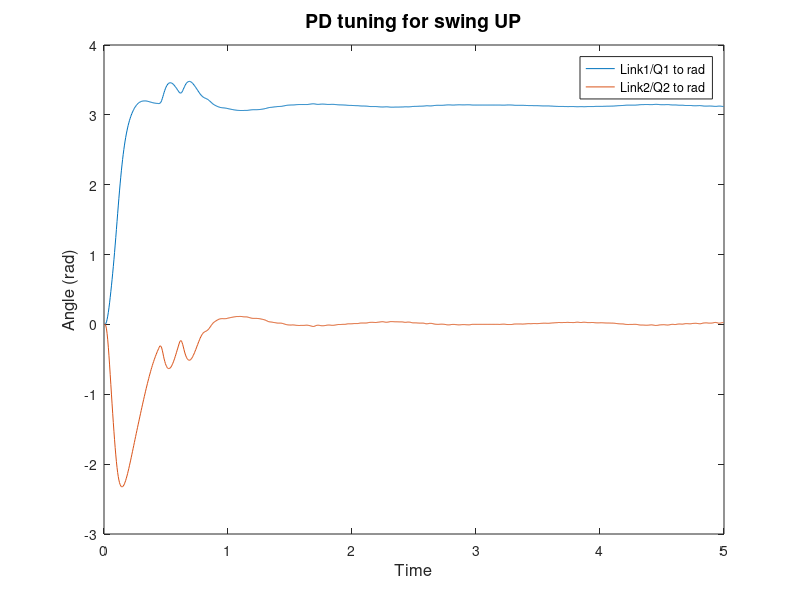

This chart was generated by the following MATLAB code:
Time =0.0:0.0050:4.995;
Link1_Q1_to_rad= [
0.0
0.0
0.00251328
0.01382304
0.03644256
0.07162848000000001
0.11812416
0.17341632
0.23876160000000002
0.30913344000000004
0.38704512
0.46872672000000004
0.5529216
0.6408864000000001
0.73262112
0.82686912
0.92614368
1.0291881600000001
1.13600256
1.2453302400000001
1.35842784
1.47152544
1.58462304
1.696464
1.80579168
1.9113494400000002
2.01188064
2.10738528
2.19912
2.2833148800000003
2.3624832000000002
2.43662496
2.50448352
2.56731552
2.6251209600000003
2.6778998400000003
2.7269088
2.7708912000000003
2.8123603200000002
2.8500595200000003
2.8852454400000003
2.91666144
2.94556416
2.9732102400000002
2.9970864
3.0197059200000003
3.0410688
3.0599184
3.0775113600000004
3.09384768
3.10892736
3.1214937600000003
3.13406016
3.1453699200000003
3.15542304
3.16421952
3.1717593600000002
3.17804256
3.1830691200000003
3.18809568
3.1918656000000003
3.1943788800000004
3.19689216
3.1981488000000002
3.19940544
3.19940544
3.19940544
3.19940544
3.19940544
3.19689216
3.19563552
3.19312224
3.19060896
3.18809568
3.1855824
3.1830691200000003
3.1805558400000002
3.17804256
3.17552928
3.173016
3.1717593600000002
3.16924608
3.16798944
3.1667328
3.1654761600000003
3.16421952
3.16421952
3.1629628800000003
3.16170624
3.16170624
3.1654761600000003
3.173016
3.1855824
3.2069452800000002
3.23207808
3.2622374400000003
3.2923968
3.32255616
3.35020224
3.3740784
3.39544128
3.4142908800000003
3.4281139200000004
3.4406803200000002
3.4494768000000002
3.45576
3.45952992
3.45952992
3.4582732800000002
3.45576
3.45073344
3.4431936000000003
3.43565376
3.4256006400000003
3.41554752
3.40298112
3.39167136
3.3791049600000003
3.36528192
3.3527155200000003
3.33889248
3.3263260800000003
3.3175296000000003
3.3112464000000004
3.3112464000000004
3.31878624
3.330096
3.34768896
3.3677952
3.3879014400000003
3.40675104
3.424344
3.4406803200000002
3.45324672
3.4632998400000004
3.47083968
3.47586624
3.4783795200000003
3.47963616
3.47712288
3.47335296
3.4670697600000002
3.45952992
3.45073344
3.4406803200000002
3.42937056
3.4180608
3.4054944000000003
3.39167136
3.3791049600000003
3.36528192
3.35145888
3.33889248
3.32506944
3.31250304
3.2999366400000003
3.2886268800000003
3.27857376
3.26977728
3.2609808
3.2546976
3.2484144
3.24338784
3.23961792
3.2358480000000003
3.23207808
3.2270515200000003
3.22202496
3.2169984
3.2094585600000003
3.20191872
3.1943788800000004
3.1855824
3.17804256
3.16924608
3.16170624
3.1541664000000003
3.1478832000000003
3.14285664
3.13783008
3.13280352
3.1290336
3.12400704
3.12023712
3.1164672
3.11395392
3.1101840000000003
3.10767072
3.10515744
3.1039008000000003
3.10264416
3.1013875200000003
3.10013088
3.10013088
3.0988742400000002
3.0976176
3.09636096
3.0951043200000004
3.09384768
3.0913344
3.08882112
3.08756448
3.0850512
3.0837945600000003
3.0812812800000002
3.08002464
3.0775113600000004
3.07625472
3.0749980800000003
3.0724848000000002
3.07122816
3.06997152
3.06871488
3.06745824
3.0662016000000003
3.06494496
3.06494496
3.0636883200000002
3.0636883200000002
3.06243168
3.06243168
3.06243168
3.06243168
3.06243168
3.06243168
3.06243168
3.0636883200000002
3.0636883200000002
3.0636883200000002
3.0636883200000002
3.0636883200000002
3.0636883200000002
3.06494496
3.0662016000000003
3.06745824
3.06871488
3.06997152
3.07122816
3.0724848000000002
3.0724848000000002
3.07374144
3.07374144
3.07374144
3.07374144
3.07374144
3.07374144
3.07374144
3.07374144
3.0749980800000003
3.0749980800000003
3.07625472
3.07625472
3.0775113600000004
3.078768
3.08002464
3.0812812800000002
3.08253792
3.0837945600000003
3.0863078400000004
3.08756448
3.0900777600000002
3.0913344
3.09384768
3.0976176
3.0988742400000002
3.1013875200000003
3.1039008000000003
3.10515744
3.10641408
3.10767072
3.10767072
3.10892736
3.1101840000000003
3.11144064
3.1126972800000003
3.11395392
3.11521056
3.11521056
3.1164672
3.11772384
3.1189804800000003
3.1189804800000003
3.12023712
3.12023712
3.12023712
3.1214937600000003
3.1214937600000003
3.1227504
3.12526368
3.12652032
3.1277769600000003
3.1302902400000003
3.13154688
3.13406016
3.1353168
3.1365734400000003
3.13783008
3.1390867200000003
3.1390867200000003
3.14034336
3.14034336
3.14034336
3.1416
3.1416
3.1416
3.1416
3.1416
3.14285664
3.14411328
3.14411328
3.1453699200000003
3.14662656
3.14662656
3.14662656
3.1478832000000003
3.1478832000000003
3.1478832000000003
3.1478832000000003
3.1478832000000003
3.1478832000000003
3.1478832000000003
3.1478832000000003
3.1478832000000003
3.1478832000000003
3.1478832000000003
3.1478832000000003
3.1478832000000003
3.1478832000000003
3.1478832000000003
3.14913984
3.15039648
3.15165312
3.15290976
3.1541664000000003
3.15542304
3.1566796800000003
3.15793632
3.15793632
3.15793632
3.15793632
3.1566796800000003
3.1541664000000003
3.15290976
3.15165312
3.15039648
3.15039648
3.15039648
3.15039648
3.15165312
3.15290976
3.15290976
3.1541664000000003
3.1541664000000003
3.1541664000000003
3.1541664000000003
3.15290976
3.15290976
3.15165312
3.15165312
3.15039648
3.14913984
3.14913984
3.14913984
3.14913984
3.14913984
3.14913984
3.15039648
3.15039648
3.15039648
3.15039648
3.15039648
3.14913984
3.14913984
3.1478832000000003
3.14662656
3.14662656
3.1453699200000003
3.14411328
3.14411328
3.14285664
3.14285664
3.14285664
3.14285664
3.14285664
3.1416
3.1416
3.1416
3.14034336
3.14034336
3.14034336
3.1390867200000003
3.1390867200000003
3.13783008
3.1365734400000003
3.1365734400000003
3.1353168
3.1353168
3.1353168
3.1353168
3.1353168
3.13406016
3.13406016
3.13406016
3.13280352
3.13280352
3.13280352
3.13154688
3.13154688
3.13154688
3.13154688
3.1302902400000003
3.1302902400000003
3.1290336
3.1277769600000003
3.1277769600000003
3.12652032
3.12652032
3.12652032
3.12652032
3.12652032
3.12652032
3.12526368
3.12526368
3.12526368
3.12400704
3.12400704
3.1227504
3.1214937600000003
3.12023712
3.12023712
3.1189804800000003
3.1189804800000003
3.1189804800000003
3.1189804800000003
3.1189804800000003
3.1189804800000003
3.1189804800000003
3.1189804800000003
3.1189804800000003
3.1189804800000003
3.11772384
3.11772384
3.1164672
3.11521056
3.11521056
3.11395392
3.11395392
3.1126972800000003
3.1126972800000003
3.1126972800000003
3.1126972800000003
3.1126972800000003
3.11395392
3.11395392
3.11521056
3.11521056
3.11521056
3.11521056
3.11395392
3.1126972800000003
3.1126972800000003
3.11144064
3.1101840000000003
3.1101840000000003
3.1101840000000003
3.1101840000000003
3.1101840000000003
3.1101840000000003
3.1101840000000003
3.11144064
3.11144064
3.11144064
3.11144064
3.11144064
3.11144064
3.11144064
3.11144064
3.1126972800000003
3.11144064
3.1126972800000003
3.1126972800000003
3.1126972800000003
3.1126972800000003
3.11395392
3.11395392
3.11521056
3.11521056
3.11521056
3.11521056
3.11521056
3.11395392
3.11395392
3.11521056
3.11521056
3.1164672
3.1164672
3.11772384
3.12023712
3.12023712
3.12023712
3.1214937600000003
3.1214937600000003
3.1214937600000003
3.1214937600000003
3.1214937600000003
3.1227504
3.1227504
3.1227504
3.12400704
3.12400704
3.12400704
3.12400704
3.12400704
3.12526368
3.12526368
3.12526368
3.12652032
3.12652032
3.1277769600000003
3.1290336
3.1302902400000003
3.1302902400000003
3.1302902400000003
3.1290336
3.1290336
3.1277769600000003
3.1277769600000003
3.1277769600000003
3.1290336
3.1290336
3.1302902400000003
3.13154688
3.13280352
3.13406016
3.1353168
3.1353168
3.1365734400000003
3.1365734400000003
3.1365734400000003
3.13783008
3.1365734400000003
3.1365734400000003
3.1365734400000003
3.1365734400000003
3.1365734400000003
3.1365734400000003
3.1365734400000003
3.13783008
3.13783008
3.1390867200000003
3.1390867200000003
3.14034336
3.1416
3.1416
3.14285664
3.14285664
3.14285664
3.14285664
3.14285664
3.1416
3.1416
3.14034336
3.14034336
3.14034336
3.14034336
3.14034336
3.1416
3.1416
3.14285664
3.14285664
3.14285664
3.14411328
3.14411328
3.14411328
3.14411328
3.14411328
3.14285664
3.14285664
3.14285664
3.14285664
3.14285664
3.14285664
3.14285664
3.14285664
3.14411328
3.14411328
3.14411328
3.14411328
3.14411328
3.14411328
3.14411328
3.14285664
3.14285664
3.1416
3.14034336
3.14034336
3.14034336
3.14034336
3.14034336
3.14034336
3.14034336
3.14034336
3.14034336
3.14034336
3.14034336
3.14034336
3.14034336
3.14034336
3.14034336
3.14034336
3.14034336
3.14034336
3.14034336
3.14034336
3.14034336
3.14034336
3.14034336
3.14034336
3.14034336
3.14034336
3.14034336
3.14034336
3.14034336
3.14034336
3.14034336
3.14034336
3.14034336
3.14034336
3.14034336
3.14034336
3.14034336
3.14034336
3.14034336
3.14034336
3.14034336
3.14034336
3.14034336
3.14034336
3.14034336
3.14034336
3.14034336
3.1390867200000003
3.1390867200000003
3.1390867200000003
3.1390867200000003
3.1390867200000003
3.1390867200000003
3.1390867200000003
3.14034336
3.14034336
3.1416
3.1416
3.1416
3.1416
3.1416
3.1416
3.1416
3.14034336
3.14034336
3.14034336
3.1390867200000003
3.13783008
3.13783008
3.1365734400000003
3.1365734400000003
3.1365734400000003
3.1365734400000003
3.1365734400000003
3.1365734400000003
3.1365734400000003
3.1365734400000003
3.1365734400000003
3.1365734400000003
3.1365734400000003
3.1365734400000003
3.1365734400000003
3.1365734400000003
3.1365734400000003
3.1353168
3.1353168
3.1353168
3.13406016
3.13406016
3.13406016
3.13280352
3.13280352
3.13280352
3.13280352
3.13280352
3.13280352
3.13280352
3.13280352
3.13154688
3.13154688
3.13154688
3.13154688
3.13154688
3.13154688
3.13154688
3.13154688
3.13154688
3.1302902400000003
3.1302902400000003
3.1302902400000003
3.1290336
3.1290336
3.1290336
3.1277769600000003
3.1277769600000003
3.1277769600000003
3.1277769600000003
3.1277769600000003
3.1277769600000003
3.1277769600000003
3.1277769600000003
3.1277769600000003
3.1277769600000003
3.1277769600000003
3.1277769600000003
3.12652032
3.12652032
3.12526368
3.12526368
3.12526368
3.12400704
3.12400704
3.1227504
3.1227504
3.1227504
3.1214937600000003
3.1214937600000003
3.1214937600000003
3.1214937600000003
3.12023712
3.12023712
3.12023712
3.12023712
3.12023712
3.12023712
3.12023712
3.12023712
3.12023712
3.1189804800000003
3.1189804800000003
3.1189804800000003
3.1189804800000003
3.1189804800000003
3.1189804800000003
3.11772384
3.11772384
3.1189804800000003
3.1189804800000003
3.1189804800000003
3.1189804800000003
3.1189804800000003
3.1189804800000003
3.1189804800000003
3.1189804800000003
3.1189804800000003
3.11772384
3.11772384
3.11772384
3.1164672
3.1164672
3.1164672
3.1164672
3.1164672
3.11772384
3.11772384
3.11772384
3.11772384
3.11772384
3.11772384
3.1164672
3.1164672
3.1164672
3.1164672
3.11772384
3.11772384
3.11772384
3.1189804800000003
3.1189804800000003
3.1189804800000003
3.1189804800000003
3.1189804800000003
3.1189804800000003
3.1189804800000003
3.1189804800000003
3.1189804800000003
3.1189804800000003
3.1189804800000003
3.12023712
3.12023712
3.1214937600000003
3.1214937600000003
3.1214937600000003
3.1214937600000003
3.1214937600000003
3.1214937600000003
3.1214937600000003
3.1214937600000003
3.1214937600000003
3.1214937600000003
3.1214937600000003
3.1214937600000003
3.1214937600000003
3.1227504
3.1227504
3.1227504
3.1227504
3.12400704
3.12400704
3.12400704
3.12400704
3.12400704
3.12400704
3.12400704
3.12526368
3.12526368
3.12526368
3.12526368
3.12526368
3.12652032
3.12652032
3.1277769600000003
3.1277769600000003
3.1290336
3.1290336
3.1302902400000003
3.13154688
3.13154688
3.13154688
3.13280352
3.13280352
3.13280352
3.13406016
3.13406016
3.13406016
3.1353168
3.1353168
3.1365734400000003
3.13783008
3.13783008
3.1390867200000003
3.1390867200000003
3.1390867200000003
3.1390867200000003
3.1390867200000003
3.1390867200000003
3.1390867200000003
3.1390867200000003
3.1390867200000003
3.1390867200000003
3.1390867200000003
3.1390867200000003
3.1390867200000003
3.1390867200000003
3.1390867200000003
3.14034336
3.14034336
3.1416
3.1416
3.14285664
3.14411328
3.1453699200000003
3.1453699200000003
3.1453699200000003
3.14662656
3.14662656
3.14662656
3.14662656
3.14662656
3.1478832000000003
3.1478832000000003
3.1478832000000003
3.1478832000000003
3.1478832000000003
3.1478832000000003
3.1478832000000003
3.14662656
3.14662656
3.14662656
3.14662656
3.14662656
3.14662656
3.14662656
3.1478832000000003
3.14913984
3.14913984
3.15039648
3.15039648
3.15039648
3.15039648
3.14913984
3.14913984
3.1478832000000003
3.14662656
3.14662656
3.1453699200000003
3.1453699200000003
3.1453699200000003
3.1453699200000003
3.1453699200000003
3.1453699200000003
3.1453699200000003
3.1453699200000003
3.14662656
3.14662656
3.14662656
3.14662656
3.14662656
3.14662656
3.1453699200000003
3.14411328
3.14285664
3.14285664
3.1416
3.1416
3.1416
3.1416
3.1416
3.1416
3.1416
3.1416
3.14034336
3.1390867200000003
3.1390867200000003
3.13783008
3.13783008
3.13783008
3.13783008
3.13783008
3.13783008
3.13783008
3.13783008
3.1365734400000003
3.1353168
3.1353168
3.13406016
3.13406016
3.13406016
3.13406016
3.13406016
3.13406016
3.13406016
3.13406016
3.13406016
3.13406016
3.13280352
3.13154688
3.13154688
3.1302902400000003
3.1302902400000003
3.1302902400000003
3.1302902400000003
3.1302902400000003
3.1302902400000003
3.13154688
3.13154688
3.13154688
3.13280352
3.13280352
3.13154688
3.13154688
3.1302902400000003
3.1290336
3.1277769600000003
3.12652032
3.12526368
3.12526368
3.12526368
3.12526368
3.12526368
3.12526368
3.12526368
3.12652032
3.12652032
3.12652032
3.12652032
3.12526368
3.12526368
3.12526368
3.12400704
3.1227504
3.1227504
3.1214937600000003
3.1214937600000003
3.1214937600000003
3.1214937600000003
3.1227504
3.12400704
3.12526368
3.12526368
3.12526368
3.12526368
3.12400704
3.1227504
3.1214937600000003
3.12023712
3.12023712
];
Link2_Q2_to_rad= [
0.0
0.0
0.0
-0.02136288
-0.06408864
-0.13194720000000001
-0.219912
-0.32672640000000003
-0.44862048000000004
-0.57931104
-0.7175414400000001
-0.8570284800000001
-0.99777216
-1.13600256
-1.2717196800000001
-1.40241024
-1.52933088
-1.6499683200000002
-1.76306592
-1.86736704
-1.9641283200000001
-2.04706656
-2.11869504
-2.17775712
-2.22676608
-2.26446528
-2.2921113600000003
-2.31096096
-2.32227072
-2.324784
-2.32227072
-2.31347424
-2.2996512
-2.2808016
-2.25818208
-2.23179264
-2.2016332800000002
-2.17021728
-2.136288
-2.09984544
-2.06214624
-2.0231904000000003
-1.9829779200000002
-1.94276544
-1.9012963200000002
-1.85857056
-1.81710144
-1.7743756800000001
-1.7316499200000002
-1.68892416
-1.6461984
-1.6034726400000001
-1.56200352
-1.51927776
-1.4778086400000001
-1.43633952
-1.3948704
-1.35465792
-1.3131888
-1.2717196800000001
-1.2315072
-1.19003808
-1.15108224
-1.1108697600000002
-1.07191392
-1.03295808
-0.99400224
-0.95630304
-0.9186038400000001
-0.88216128
-0.8469753600000001
-0.8117894400000001
-0.77660352
-0.74267424
-0.7100016
-0.67732896
-0.64591296
-0.6157536
-0.5868508800000001
-0.55794816
-0.53155872
-0.50516928
-0.48003648000000004
-0.45616032
-0.43228416000000003
-0.40966464
-0.38830176
-0.36819552
-0.34683264
-0.32798304
-0.31039008
-0.30662016000000003
-0.31416
-0.33552288
-0.36945216000000003
-0.40966464
-0.45490368000000003
-0.49385952
-0.52904544
-0.5592048000000001
-0.5843376
-0.6031872
-0.6182668800000001
-0.6270633600000001
-0.6320899200000001
-0.6320899200000001
-0.62832
-0.62078016
-0.6094704000000001
-0.59439072
-0.57679776
-0.55669152
-0.534072
-0.5101958400000001
-0.4838064
-0.45616032
-0.4272576
-0.39835488
-0.36819552
-0.3392928
-0.30913344000000004
-0.27897408
-0.25258464
-0.23624832
-0.23122176
-0.24001824000000002
-0.26012448
-0.28902720000000004
-0.32295648
-0.35939904
-0.39458496000000004
-0.42348768000000003
-0.44987712
-0.47124000000000005
-0.48883296000000004
-0.50014272
-0.5089392
-0.51270912
-0.51270912
-0.5089392
-0.5013993600000001
-0.4900896
-0.47752320000000004
-0.46118688
-0.44359392000000003
-0.42474432
-0.40338144000000004
-0.38201856
-0.35939904
-0.33552288
-0.31164672
-0.28902720000000004
-0.26515104
-0.24253152
-0.219912
-0.19854912
-0.17969952
-0.16210656
-0.14577024
-0.13320384000000002
-0.12189408
-0.11435424000000001
-0.10807104000000001
-0.10304448000000001
-0.09927456
-0.094248
-0.08922144
-0.08168160000000001
-0.07414176
-0.06408864
-0.05277888
-0.04021248
-0.02764608
-0.01382304
-0.00125664
0.01005312
0.02010624
0.02890272
0.03518592
0.041469120000000005
0.04775232
0.05277888
0.05906208
0.06408864
0.06785856
0.07288512
0.07665504000000001
0.07916832
0.08168160000000001
0.08168160000000001
0.08293824000000001
0.08293824000000001
0.08293824000000001
0.08168160000000001
0.08168160000000001
0.08168160000000001
0.08293824000000001
0.08293824000000001
0.08545152
0.08796480000000001
0.09047808
0.09173472
0.094248
0.09550464
0.09801792000000001
0.09927456
0.10178784
0.10304448000000001
0.10430112000000001
0.1068144
0.10807104000000001
0.10932768000000001
0.11058432
0.11184096
0.1130976
0.1130976
0.1130976
0.1130976
0.11435424000000001
0.11435424000000001
0.11435424000000001
0.11435424000000001
0.1130976
0.11184096
0.11058432
0.10932768000000001
0.10807104000000001
0.10807104000000001
0.10807104000000001
0.10807104000000001
0.10807104000000001
0.1068144
0.10430112000000001
0.10178784
0.09927456
0.09676128
0.094248
0.09173472
0.08922144
0.08796480000000001
0.08670816
0.08670816
0.08670816
0.08670816
0.08670816
0.08670816
0.08670816
0.08545152
0.08545152
0.08419488
0.08293824000000001
0.08168160000000001
0.08042496
0.07791168
0.07665504000000001
0.07414176
0.07288512
0.07037184
0.06785856
0.06534528
0.062832
0.05906208
0.054035520000000004
0.0502656
0.04523904
0.041469120000000005
0.03895584
0.03644256
0.03644256
0.03518592
0.03392928
0.03267264
0.031416
0.02890272
0.02764608
0.02638944
0.0251328
0.02387616
0.02136288
0.02010624
0.0188496
0.0188496
0.0188496
0.0188496
0.0188496
0.0188496
0.01759296
0.01633632
0.01382304
0.01130976
0.00879648
0.0062832
0.00251328
0.0
-0.00251328
-0.0037699200000000004
-0.0062832
-0.0062832
-0.007539840000000001
-0.007539840000000001
-0.00879648
-0.00879648
-0.00879648
-0.007539840000000001
-0.007539840000000001
-0.0062832
-0.007539840000000001
-0.00879648
-0.01005312
-0.01130976
-0.0125664
-0.01382304
-0.01382304
-0.01382304
-0.015079680000000002
-0.015079680000000002
-0.015079680000000002
-0.01382304
-0.01382304
-0.01382304
-0.01382304
-0.01382304
-0.01382304
-0.01382304
-0.0125664
-0.01130976
-0.01130976
-0.01005312
-0.01130976
-0.0125664
-0.01382304
-0.015079680000000002
-0.01759296
-0.02010624
-0.02261952
-0.0251328
-0.02764608
-0.02890272
-0.02890272
-0.02764608
-0.02387616
-0.02010624
-0.01633632
-0.01382304
-0.01130976
-0.01130976
-0.01130976
-0.0125664
-0.01382304
-0.01633632
-0.01759296
-0.0188496
-0.0188496
-0.0188496
-0.0188496
-0.01759296
-0.01633632
-0.015079680000000002
-0.01382304
-0.01130976
-0.01005312
-0.00879648
-0.00879648
-0.00879648
-0.00879648
-0.01005312
-0.01130976
-0.0125664
-0.0125664
-0.0125664
-0.0125664
-0.01130976
-0.01005312
-0.00879648
-0.007539840000000001
-0.00502656
-0.0037699200000000004
-0.00251328
-0.00125664
-0.00125664
-0.00125664
-0.00125664
-0.00125664
0.0
0.0
0.00125664
0.00125664
0.00125664
0.00125664
0.00125664
0.00251328
0.00502656
0.0062832
0.00879648
0.00879648
0.00879648
0.00879648
0.00879648
0.00879648
0.00879648
0.01005312
0.01005312
0.01130976
0.0125664
0.0125664
0.0125664
0.0125664
0.0125664
0.0125664
0.0125664
0.01382304
0.015079680000000002
0.01759296
0.0188496
0.02010624
0.02010624
0.02010624
0.02010624
0.02010624
0.02010624
0.02010624
0.02010624
0.02010624
0.02010624
0.02136288
0.02261952
0.0251328
0.02638944
0.02890272
0.02890272
0.030159360000000003
0.030159360000000003
0.030159360000000003
0.030159360000000003
0.030159360000000003
0.02890272
0.02890272
0.02764608
0.02764608
0.02890272
0.02890272
0.031416
0.031416
0.03267264
0.03392928
0.03518592
0.03644256
0.0376992
0.03895584
0.03895584
0.03895584
0.0376992
0.03518592
0.03392928
0.031416
0.031416
0.031416
0.031416
0.03392928
0.03518592
0.03644256
0.03895584
0.04021248
0.04021248
0.04021248
0.04021248
0.04021248
0.03895584
0.03895584
0.0376992
0.0376992
0.0376992
0.0376992
0.0376992
0.0376992
0.03644256
0.03644256
0.03644256
0.03644256
0.03644256
0.03644256
0.03644256
0.03518592
0.03392928
0.031416
0.030159360000000003
0.030159360000000003
0.030159360000000003
0.031416
0.03267264
0.03392928
0.03392928
0.03267264
0.03267264
0.031416
0.02890272
0.02638944
0.02387616
0.02261952
0.02261952
0.02261952
0.02261952
0.02261952
0.02261952
0.02136288
0.02136288
0.02010624
0.02010624
0.0188496
0.0188496
0.0188496
0.0188496
0.0188496
0.0188496
0.0188496
0.0188496
0.01759296
0.015079680000000002
0.0125664
0.01005312
0.00879648
0.00879648
0.01005312
0.01130976
0.01382304
0.015079680000000002
0.01633632
0.015079680000000002
0.015079680000000002
0.01382304
0.01130976
0.01005312
0.007539840000000001
0.00502656
0.0037699200000000004
0.00251328
0.00251328
0.00125664
0.00125664
0.00125664
0.00125664
0.00251328
0.00251328
0.0037699200000000004
0.0037699200000000004
0.0037699200000000004
0.0037699200000000004
0.00251328
0.00251328
0.00125664
0.0
-0.00125664
-0.0037699200000000004
-0.00502656
-0.0062832
-0.0062832
-0.0062832
-0.0062832
-0.00502656
-0.0037699200000000004
-0.00125664
-0.00125664
0.0
0.0
0.0
0.0
-0.00125664
-0.00251328
-0.00251328
-0.0037699200000000004
-0.00502656
-0.0062832
-0.0062832
-0.0062832
-0.0062832
-0.00502656
-0.0037699200000000004
-0.0037699200000000004
-0.00251328
-0.00251328
-0.00251328
-0.00251328
-0.00251328
-0.0037699200000000004
-0.0037699200000000004
-0.00502656
-0.00502656
-0.00502656
-0.0062832
-0.0062832
-0.00502656
-0.0037699200000000004
-0.00125664
0.0
0.00125664
0.00125664
0.00125664
0.00125664
0.00125664
0.00125664
0.00125664
0.00125664
0.00125664
0.00125664
0.00125664
0.00125664
0.00125664
0.00125664
0.00125664
0.00125664
0.00125664
0.00125664
0.00125664
0.00125664
0.00125664
0.00125664
0.00125664
0.00125664
0.00125664
0.00125664
0.00125664
0.00125664
0.00125664
0.00125664
0.00125664
0.00125664
0.00125664
0.00125664
0.00125664
0.00125664
0.00125664
0.00125664
0.00125664
0.00125664
0.00125664
0.00125664
0.00125664
0.0
0.0
0.00125664
0.00125664
0.00251328
0.00251328
0.0037699200000000004
0.0037699200000000004
0.0037699200000000004
0.0037699200000000004
0.00251328
0.00125664
0.0
0.0
-0.00125664
-0.00125664
-0.00125664
-0.00125664
-0.00125664
-0.00125664
-0.00125664
0.0
0.00125664
0.00251328
0.00502656
0.00502656
0.0062832
0.0062832
0.0062832
0.0062832
0.0062832
0.0062832
0.0062832
0.0062832
0.0062832
0.0062832
0.0062832
0.00502656
0.00502656
0.00502656
0.0062832
0.0062832
0.007539840000000001
0.007539840000000001
0.00879648
0.01005312
0.01005312
0.01130976
0.01130976
0.01130976
0.01005312
0.01005312
0.01005312
0.01130976
0.01130976
0.0125664
0.0125664
0.0125664
0.0125664
0.0125664
0.01130976
0.01130976
0.01130976
0.0125664
0.0125664
0.01382304
0.01382304
0.015079680000000002
0.015079680000000002
0.01633632
0.01633632
0.01759296
0.01759296
0.01759296
0.01759296
0.01759296
0.01759296
0.01633632
0.01633632
0.01633632
0.01633632
0.01633632
0.01759296
0.0188496
0.0188496
0.02010624
0.02136288
0.02136288
0.02261952
0.02261952
0.02387616
0.02387616
0.0251328
0.0251328
0.0251328
0.02638944
0.02764608
0.02764608
0.02764608
0.02638944
0.02638944
0.02638944
0.02638944
0.02638944
0.02764608
0.02764608
0.02764608
0.02764608
0.02764608
0.02890272
0.02890272
0.030159360000000003
0.02890272
0.02890272
0.02764608
0.02764608
0.02764608
0.02764608
0.02764608
0.02638944
0.02638944
0.02764608
0.02764608
0.02890272
0.030159360000000003
0.031416
0.03267264
0.03267264
0.031416
0.030159360000000003
0.02890272
0.02764608
0.02764608
0.02764608
0.02890272
0.030159360000000003
0.031416
0.031416
0.031416
0.030159360000000003
0.030159360000000003
0.02890272
0.02764608
0.02638944
0.02638944
0.02638944
0.02638944
0.02638944
0.02638944
0.02764608
0.02764608
0.02764608
0.02764608
0.02638944
0.0251328
0.02387616
0.02387616
0.02261952
0.02261952
0.02261952
0.02261952
0.02261952
0.02261952
0.02387616
0.02387616
0.02387616
0.02387616
0.02387616
0.02261952
0.02261952
0.02136288
0.02136288
0.02136288
0.02010624
0.02010624
0.02010624
0.02010624
0.02010624
0.02010624
0.02010624
0.0188496
0.0188496
0.0188496
0.0188496
0.0188496
0.01759296
0.01759296
0.01633632
0.015079680000000002
0.01382304
0.0125664
0.01130976
0.01005312
0.01005312
0.00879648
0.00879648
0.007539840000000001
0.007539840000000001
0.007539840000000001
0.007539840000000001
0.007539840000000001
0.0062832
0.0037699200000000004
0.00251328
0.00125664
0.0
0.0
-0.00125664
0.0
-0.00125664
0.0
0.0
0.0
0.0
0.0
0.0
0.0
0.00125664
0.00125664
0.00125664
0.00125664
0.00125664
0.0
-0.00125664
-0.00251328
-0.00502656
-0.0062832
-0.007539840000000001
-0.00879648
-0.00879648
-0.00879648
-0.00879648
-0.00879648
-0.00879648
-0.01005312
-0.01005312
-0.01130976
-0.01130976
-0.01130976
-0.01130976
-0.01130976
-0.01005312
-0.00879648
-0.00879648
-0.007539840000000001
-0.0062832
-0.0062832
-0.0062832
-0.007539840000000001
-0.01005312
-0.01130976
-0.0125664
-0.01382304
-0.015079680000000002
-0.01382304
-0.01382304
-0.0125664
-0.01130976
-0.00879648
-0.007539840000000001
-0.0062832
-0.0062832
-0.00502656
-0.00502656
-0.00502656
-0.0037699200000000004
-0.0037699200000000004
-0.00502656
-0.00502656
-0.0062832
-0.007539840000000001
-0.00879648
-0.00879648
-0.00879648
-0.007539840000000001
-0.00502656
-0.0037699200000000004
-0.00125664
0.0
0.00125664
0.00125664
0.00125664
0.0
-0.00125664
-0.00125664
-0.00125664
0.0
0.00251328
0.0037699200000000004
0.00502656
0.0062832
0.0062832
0.0062832
0.00502656
0.00502656
0.0037699200000000004
0.0037699200000000004
0.00502656
0.0062832
0.00879648
0.01005312
0.01130976
0.01130976
0.01130976
0.01130976
0.01005312
0.01005312
0.00879648
0.00879648
0.00879648
0.01005312
0.01130976
0.01382304
0.01382304
0.015079680000000002
0.015079680000000002
0.01633632
0.01633632
0.01633632
0.015079680000000002
0.01382304
0.0125664
0.01130976
0.01005312
0.00879648
0.01005312
0.01130976
0.01382304
0.01633632
0.0188496
0.02010624
0.02136288
0.02136288
0.02261952
0.02261952
0.02261952
0.02136288
0.02010624
0.0188496
0.0188496
0.0188496
0.0188496
0.0188496
0.0188496
0.02010624
0.02136288
0.02387616
0.02638944
0.02764608
0.02890272
0.02764608
0.02638944
0.02387616
0.02010624
0.0188496
0.01759296
0.01759296
0.0188496
0.02136288
0.02387616
0.0251328
0.02638944
0.02764608
];
plot(Time,Link1_Q1_to_rad);
hold all
plot(Time,Link2_Q2_to_rad);
hold all
xlabel('Time','FontSize',12)
ylabel('Angle (rad)','Fontsize', 12)
legend('Link1/Q1 to rad','Link2/Q2 to rad')
title('PD tuning for swing UP', 'Fontsize', 14)
